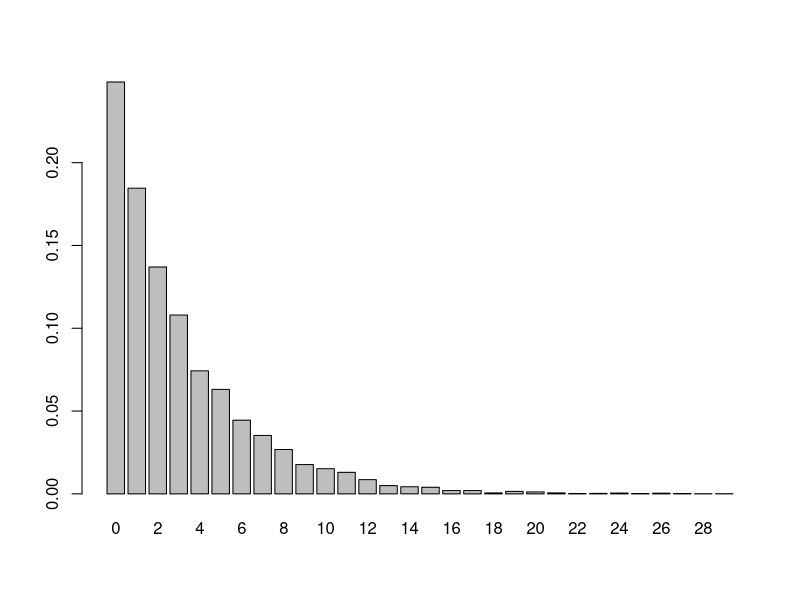
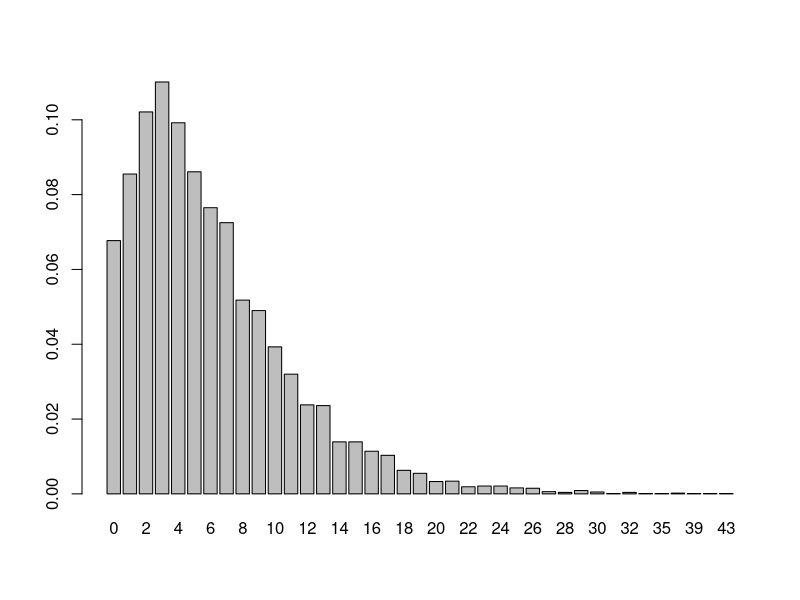

These figures' R source, in order:
N <- 10000

ts1 <- 1:N
ts2 <- 1:N

experiment <- function () {
	t <- 0
	repeat {
		outcome <- sample(2, 1, prob=c(1/4, 3/4))
		if (outcome == 1) {
			break
		} else {
			t <- t + 1
		}
	}
	t
}


for (i in 1:N) {
	ts1[i] <- experiment()
	ts2[i] <- ts1[i] + experiment()
}

# exercise (i)
print(summary(ts1))
barplot(table(ts1)/N)
# exercise (ii)
barplot(table(ts2)/N)